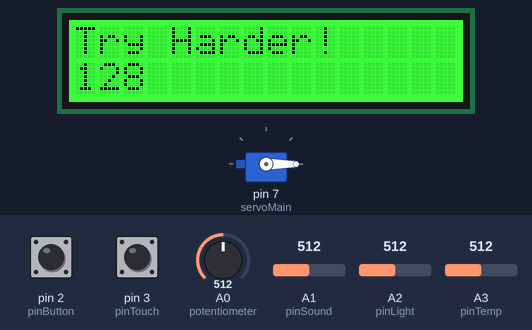
The sketch below on a simulated Arduino Uno, built with avr-gcc and run on an emulated ATmega328P. Parts: 16×2 character LCD, servo. The test bench sets the inputs (shaded band); at power-on: pin 3 (pinTouch) LOW, A0 (potentiometer) = 512, pin 2 (pinButton) LOW, A1 (pinSound) = 512, A2 (pinLight) = 512, A3 (pinTemp) = 512.

Above: at 2.2 s.
2.3 s: pin 3 (pinTouch) pulled HIGH for 1 s
4.8 s: A0 (potentiometer) set to 549
6.3 s: A0 (potentiometer) set to 582
At 6.7 s:
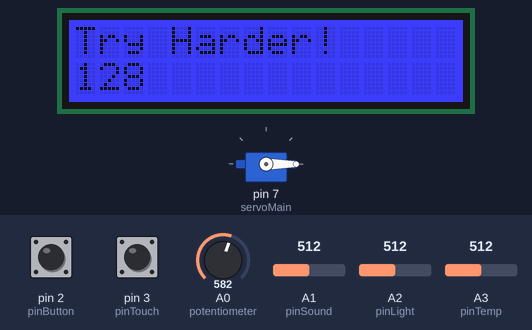
7.9 s: pin 3 (pinTouch) pulled HIGH for 0.3 s
9.7 s: A0 (potentiometer) set to 661
11.3 s: A0 (potentiometer) set to 685
At 12.3 s:
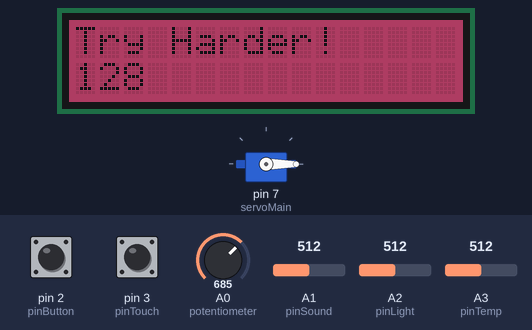
Timing chart, 0 to 14.2 s (numbered marks = the images above; inputs shaded):
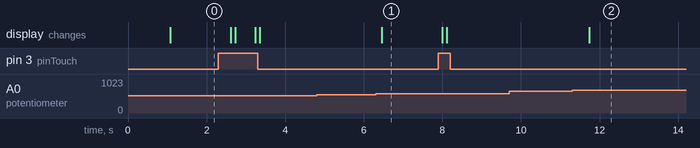

Measured:
- the behaviour switches between 565 and 566 on A0 (potentiometer) (found by bisection; images 0 and 1)
- the behaviour switches between 677 and 678 on A0 (potentiometer) (found by bisection; images 1 and 2)
- after the input at 4.8 s, every drawn part: stays the same
- after the input at 6.3 s, the display: changes after 0.16 s (image 1)
- after the input at 9.7 s, every drawn part: stays the same
- after the input at 11.3 s, the display: changes after 0.43 s (image 2)

The sketch:

puzzle-box.ino
```cpp
// (licence header left out)
#include <Wire.h>
#include "rgb_lcd.h"
#include "hp_game.h"
#include <Servo.h>
Servo servoMain; // Define our Servo

rgb_lcd lcd;
hp_game game;

const int pinTouch = 3;               // pin of Touch Sensor
const int pinButton = 2;
const int potentiometer = A0;
const int pinLed = 13;
int unlock = 0;                       // 2 = unlock

//Sound Sensor
const int pinSound = A1;               // pin of Sound Sensor
int soundThreshold = 900;              // the threshold to turn on or off the LED

//Light Sensor
const int pinLight = A2;              // pin of Light Sensor
int lightThreshold = 760;              // the threshold to turn on or off the LED

// Temperature Sensor
const int pinTemp = A3;
int tempThreshold = 25;
float temperature;
int B = 3975;                         //  B Value of the Thermistor
float resistance;

int servoAngle = 0;

void setup()
{
    Serial.begin(9600);                         // set the serial communication frequency at 9600 bits per sec
    pinMode(potentiometer, INPUT);
    pinMode(pinSound, INPUT);
    pinMode(pinLight, INPUT);
    pinMode(pinButton, INPUT);
    pinMode(pinTouch, INPUT);
    pinMode(pinTemp, INPUT);

    // set up the LCD's number of columns and rows:
    lcd.begin(16, 2);
    game.begin();

    servoMain.attach(7);
    servoMain.write(0);

    delay(1000);
}

/*
if(lightSensor>lightThreshold)
if(digitalRead(pinTouch))
if(soundSensor>soundThreshold)
*/

void loop()
{
    if (!game.isWinner()) {
      lcd.clear();

      // Button
      if (digitalRead(pinButton)) {
        game.clickButton();
      }

      // Temperature
      int tempSensor = analogRead(pinTemp);
      resistance=(float)(1023-tempSensor)*10000/tempSensor;    // get resistance
      temperature=1/(log(resistance/10000)/B+1/298.15)-273.15;
      if (temperature>tempThreshold) {
        game.hitTemperature();
      }

      //Sound
      if (analogRead(pinSound) > soundThreshold) {
        game.hitSound();
      }

      // Light
      if (analogRead(pinLight) > lightThreshold) {
        game.hitLight();
      }

      // Touch Tap
      if (digitalRead(pinTouch)) {
        game.hitTouch();
        delay(100);
      }

      // Potentiometer
      game.updatePotentiometer(analogRead(potentiometer));
      struct Color gcolor = game.getColor();
      lcd.setRGB(gcolor.r, gcolor.g, gcolor.b);

      // Victory?
      if (game.isWinner()) {
        unlock = -1;
        lcd.print("Victory!");
        lcd.setCursor(0, 1);
        lcd.print(game.getState());
        servoMain.write(90);
        delay(500);
      } else {
        lcd.print("Try Harder!");
        lcd.setCursor(0, 1);
        lcd.print(game.getState());
        delay(500);
      }
    }

    // Reset
    if (digitalRead(pinTouch) && digitalRead(pinButton)) {
      unlock++;
      if (unlock >= 2) {
        servoMain.write(90); // unlock
        unlock = 0;
      } else {
        game.begin();
        servoMain.write(0);
      }
      delay(1000);
    }
}

/*********************************************************************************************************
  END FILE
*********************************************************************************************************/
```
